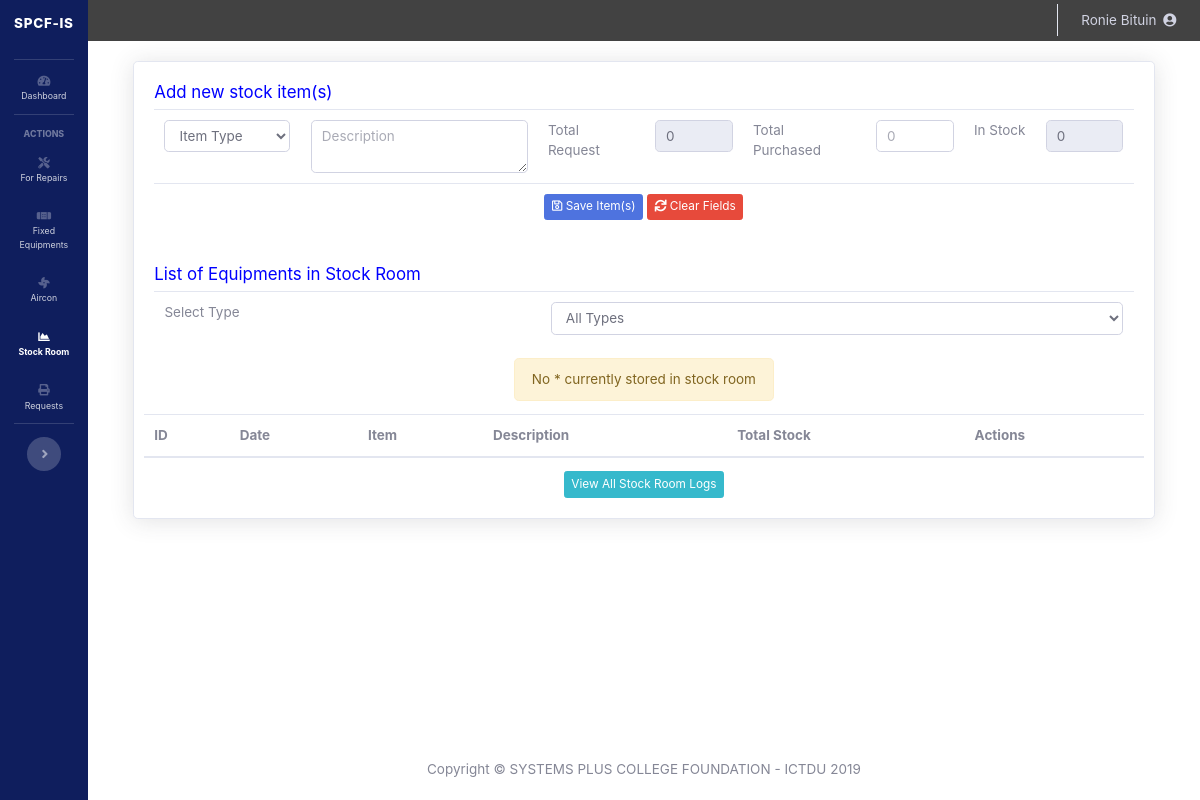
Before: /ppfo/stock_room.php (signed in) with the older database file.
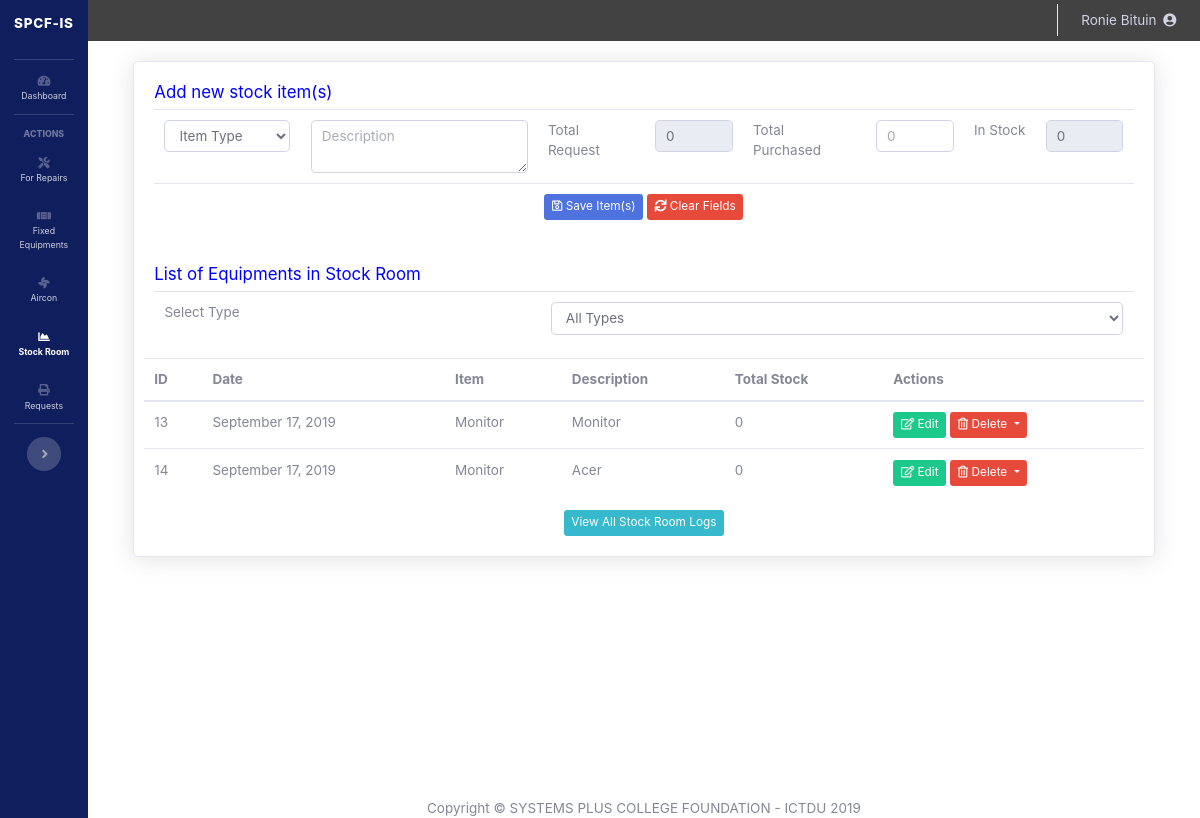
After: the same page with the newer database file.
### tables this page shows
CREATE TABLE `stock_room` (
  `id` int(11) NOT NULL,
  `batch_id` varchar(64) NOT NULL,
  `date_added` datetime NOT NULL,
  `item` varchar(128) NOT NULL,
  `description` text NOT NULL,
  `beg_inventory` int(12) NOT NULL,
  `request_item` int(12) NOT NULL,
  `purchased_item` int(12) NOT NULL,
  `total_qty` int(12) NOT NULL,
  `remarks` varchar(12) NOT NULL
);

### ppfo/process_stock_room.php (called while the page is built, shortened)
<?php
	$update_stock_room = false;
	$total_qty = 0;
?>

### ppfo/stock_room.php (the view, shortened to what this page needs)
<?php
require_once('process_stock_room.php');
include('sidebar.php');
?>
<!DOCTYPE html>
<html>
<head>
	<link href="../vendor/datatables/dataTables.bootstrap4.min.css" rel="stylesheet">
</head>
<body id="page-top">
  <div id="wrapper" style="width: 100% !important;">
    <div id="content-wrapper" class="d-flex flex-column">
        <div id="content">
	<?php include('topbar.php'); ?>
<div class="container-fluid">
	<div class="card shadow row justify-content-center"  style="padding: 2%;">
	<form action="process_stock_room.php" method="POST">
		<h5 style="color: blue;">Add new stock item(s)</h5>
		<table class="table">
			<tr>
				<td>
					<select name='item_type' class="form-control" required <?php if($update_stock_room==true){echo 'disabled';} ?>>
						<?php if($update_stock_room==true){
							echo "<option disabled selected>".$item."</option>";
						}
						else{
							echo "<option disabled selected>Item Type</option>";
						}
						?>
					</select>
				</td>
				<td>
					<textarea name="description" class="form-control" placeholder="Description"><?php
					?></textarea>
				</td>
				<td>
					Total Request
				</td>
				<td style="width: 10%;">
					<input type="number" name="request_item" class="form-control" min="0" value="0" max="<?php echo $total_qty;?>" value="0" <?php if($update_stock_room==false){echo 'readonly';} ?>>
				</td>
				<td>
					Total Purchased
				</td>
				<td style="width: 10%;">
					<input type="number" name='purchased_item' class="form-control" placeholder="0" min="0" required>
				</td>
				<td>
					In Stock
				</td>
				<td style="width: 10%;">
					<input type="text" name="total_qty" class="form-control" readonly value='<?php echo $total_qty ?>'>
				</td>
			</tr>
			<tr>
				<td colspan="8">
					<center>
						<?php if($update_stock_room==false){ ?>
						<button type="submit" name="save" class="btn btn-sm btn-primary"><i class="far fa-save"></i> Save Item(s)</button>
						<?php }
						else {
						 ?>
						 <button type="submit" name="update" class="btn btn-sm btn-primary"><i class="far fa-save"></i> Update Item(s)</button>
						<?php } ?>
						<a href="stock_room.php" class="btn btn-danger btn-sm" href=""><i class="fas as fa-sync"></i> Clear Fields</a>
					</center>
				</td>
			</tr>
		</table>
	</form>
	<br/>
	<h5 style="color: blue;">List of Equipments in Stock Room</h5>
	<?php
		$fileName = basename($_SERVER['PHP_SELF']);
		if(!isset($_GET['type'])){
			$current_type = '*';
			$type='All Types';
		}
	?>
	<table class="table">
		<tr>
			<td>Select Type</td>
			<td>
				<select class="form-control" onchange="location = this.value;">
					<option class='text-danger' disabled selected><?php echo $type; ?></option>
				</select>
			</td>
		</tr>
	</table>
	<div class='row justify-content-center'>
	<?php
	if($current_type=="*"){
		$getStockRooms = mysqli_query($mysqli, "SELECT * FROM stock_room WHERE remarks='new'");
	}
	else{
		$getStockRooms = mysqli_query($mysqli, "SELECT * FROM stock_room WHERE item='$current_type' AND remarks='new'");
	}
	?>
	<table class="table" id="dataTable" width="100%" cellspacing="0">
		<thead>
		<tr>
			<th>ID</th>
			<th>Date</th>
			<th>Item</th>
			<th>Description</th>
			<th>Total Stock</th>
			<th>Actions</th>
		</tr>
		</thead>
			<?php
			if(mysqli_num_rows($getStockRooms)==0){
				echo "<div class='alert alert-warning'>No ".$current_type." currently stored in stock room</div>";
			}
			else{
				while($newStockRooms=$getStockRooms->fetch_assoc()){
					$date = date_create($newStockRooms['date_added']);
					?>
		<tr>
			<td><?php echo $newStockRooms['id']; ?></td>
			<td><?php echo date_format($date, 'F j, Y'); ?></td>
			<td><?php echo $newStockRooms['item']; ?></td>
			<td><?php echo $newStockRooms['description']; ?></td>
			<td><?php echo number_format($newStockRooms['total_qty']); ?></td>
			<td>
			<a class="btn btn-success btn-secondary btn-sm" href="<?php echo $fileName.'?edit='.$newStockRooms['id']; ?>"><i class="far fa-edit"></i> Edit</a>
			<button class="btn btn-danger btn-secondary dropdown-toggle btn-sm" type="button" id="dropdownMenuButton" data-toggle="dropdown" aria-haspopup="true" aria-expanded="false">
			<i class="far fa-trash-alt"></i> Delete
					</button></td>
		</tr>
			<?php
				}}
			?>
	</table>
		<center><a href='view_stock_room.php' class='btn btn-info btn-sm' href="#">View All Stock Room Logs</a></center>
	</div>
</div>
<div class="separator" style="height: 200px;">
</div>
	<?php
	include('footer.php');
?>

Changed rows visible on the page:
added stock_room: id "13", date_added "September 17, 2019", item "Monitor", description "Monitor", total_qty "0"
added stock_room: id "14", date_added "September 17, 2019", item "Monitor", description "Acer", total_qty "0"
Other visible differences:
$current_type: "*" → (not shown)
text no longer shown: "No currently stored in stock room"
